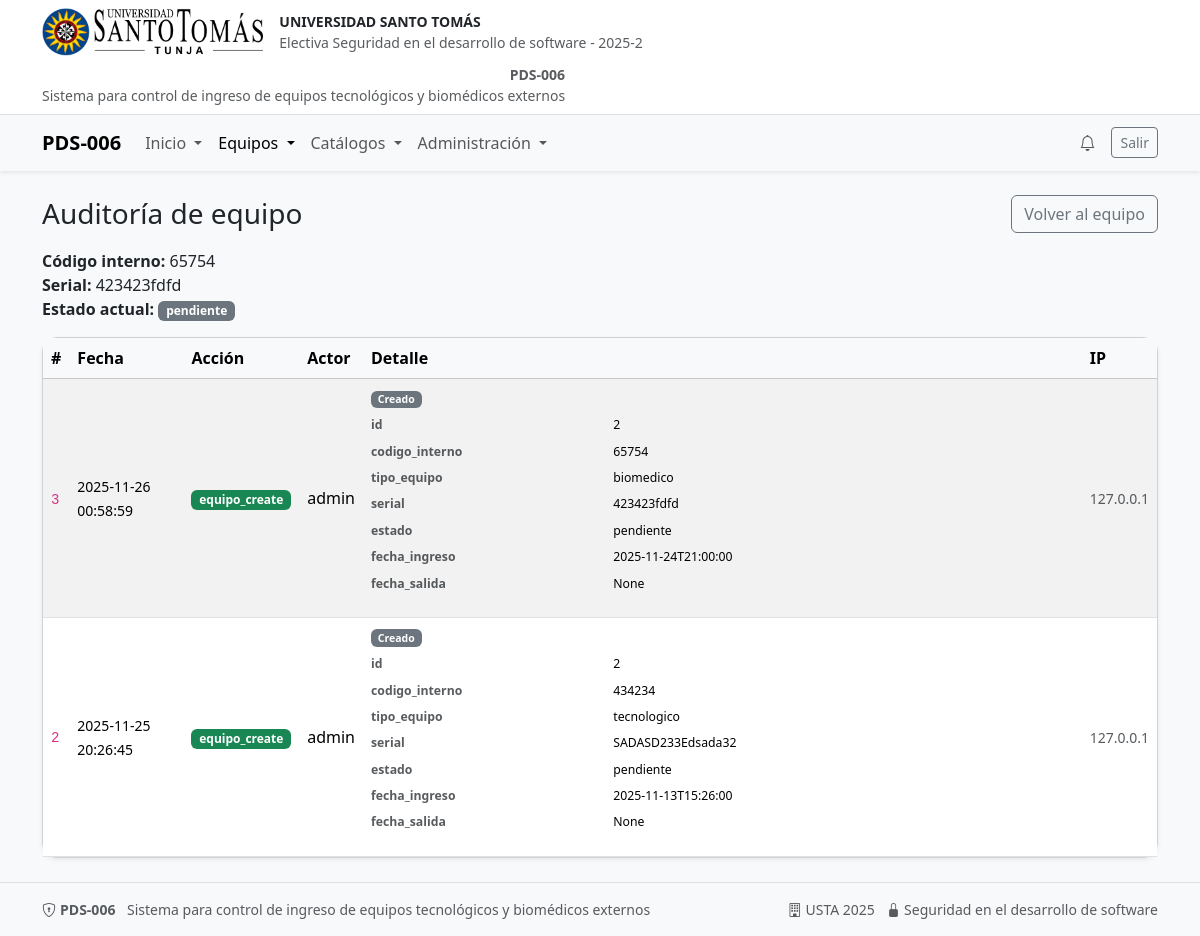
Page /equipos/2/auditoria (signed in) on the committed database.
### models.py (models this page shows, shortened)
class Base(DeclarativeBase):  # para heredar en los modelos, es decir para hacer el mapeo ORM
    pass # pass es para indicar que no hay nada más que hacer aquí, es un marcador de posición.

class Equipo(Base):
    __tablename__ = "equipos"
    __table_args__ = (
        UniqueConstraint("serial", name="uq_equipos_serial"),
        CheckConstraint(
            """
            (
                estado IN ('pendiente','en_revision')
                AND fecha_salida IS NULL
            )
            OR
            (
                estado = 'aprobado'
                AND (fecha_salida IS NULL OR fecha_ingreso <= fecha_salida)
            )
            OR
            (
                estado = 'devuelto'
                AND fecha_salida IS NOT NULL
                AND fecha_ingreso <= fecha_salida
            )
            """,
            name="ck_equipos_estado_fecha"
        ),
    )
    id: Mapped[int] = mapped_column(Integer, primary_key=True, autoincrement=True)
    codigo_interno: Mapped[str] = mapped_column(String(50), unique=True, nullable=False, index=True)
    tipo_equipo: Mapped[str] = mapped_column(
        SAEnum("tecnologico", "biomedico"),
        nullable=False,
        index=True
    )
    marca: Mapped[str | None] = mapped_column(String(100))
    modelo: Mapped[str | None] = mapped_column(String(100))
    serial: Mapped[str | None] = mapped_column(String(100), nullable=True, index=True)
    empresa_id: Mapped[int] = mapped_column(
        Integer,
        ForeignKey("empresas_externas.id", ondelete="RESTRICT"),
        nullable=False,
        index=True
    )
    responsable_id: Mapped[int] = mapped_column(
        Integer,
        ForeignKey("responsables_entrega.id", ondelete="RESTRICT"),
        nullable=False,
        index=True
    )
    fecha_ingreso: Mapped[datetime] = mapped_column(
        DateTime(timezone=False),
        server_default=func.now(),
        nullable=False
    )
    fecha_salida: Mapped[datetime | None] = mapped_column(DateTime(timezone=False))
    estado: Mapped[str] = mapped_column(
        SAEnum("pendiente", "en_revision", "aprobado", "devuelto"),
        nullable=False,
        default="pendiente",
        server_default="pendiente",
        index=True
    )
    observaciones: Mapped[str | None] = mapped_column(Text)
    autorizado_por: Mapped[int | None] = mapped_column(
        Integer,
        ForeignKey("users.id", ondelete="SET NULL"),
        nullable=True,
        index=True
    )
    autorizador = relationship("User", foreign_keys=[autorizado_por])
    empresa = relationship("EmpresaExterna", back_populates="equipos")
    responsable = relationship("ResponsableEntrega", back_populates="equipos")
    created_at: Mapped[datetime] = mapped_column(
        DateTime(timezone=False),
        server_default=func.now(),
        nullable=False
    )
    updated_at: Mapped[datetime] = mapped_column(
        DateTime(timezone=False),
        server_default=func.now(),
        onupdate=func.now(),
        nullable=False
    )

class EquipoAudit(Base):
    __tablename__ = "equipo_audit"
    id = Column(Integer, primary_key=True)
    equipo_id = Column(Integer, ForeignKey("equipos.id", ondelete="CASCADE"), nullable=False)
    actor_user_id = Column(Integer, ForeignKey("users.id", ondelete="SET NULL"), nullable=True)
    action = Column(String(50), nullable=False)
    detail = Column(Text, nullable=True)
    ip = Column(String(45), nullable=True)
    user_agent = Column(String(255), nullable=True)
    created_at = Column(DateTime(timezone=True), server_default=func.now(), nullable=False)
    equipo = relationship(
        "Equipo",
        backref=backref("audits", passive_deletes=True)
    )
    actor = relationship("User", backref="equipo_audits", foreign_keys=[actor_user_id])

class User(Base, UserMixin):
    __tablename__ = "users"
    id: Mapped[int] = mapped_column(Integer, primary_key=True, autoincrement=True)
    identificacion: Mapped[str] = mapped_column(
        String(30),
        unique=True,
        nullable=False,
        index=True
    )
    username: Mapped[str] = mapped_column(String(50), unique=True, nullable=False, index=True)
    email: Mapped[str] = mapped_column(String(120), unique=True, nullable=False, index=True)
    password_hash: Mapped[str] = mapped_column(String(255), nullable=False)
    role: Mapped[str] = mapped_column(
        Enum("admin", "usuario"),
        default="usuario",
        nullable=False
    )

### app.py (the view)
@app.route("/equipos/<int:equipo_id>/auditoria") # ---------------------------------- Vista de auditoría de un equipo específico
@login_required
@admin_required
def audit_equipo_show(equipo_id: int):
    db = SessionLocal()
    try:
        e = db.get(Equipo, equipo_id)
        if not e:
            flash("Equipo no encontrado.", "warning")
            return redirect(url_for("equipos_index"))
        page = max(1, int(request.args.get("page", 1)))
        size = min(100, max(10, int(request.args.get("size", 20))))
        qry = (db.query(EquipoAudit)
               .filter(EquipoAudit.equipo_id == equipo_id)
               .options(joinedload(EquipoAudit.actor))
               .order_by(EquipoAudit.id.desc()))
        total = qry.count()
        audits = qry.offset((page-1)*size).limit(size).all()
        return render_template("audit_equipo_list.html",
                               e=e, audits=audits, page=page, size=size, total=total)
    finally:
        db.close()

### app.py (called while the page is built)
@login_manager.user_loader # carga el usuario a partir del ID almacenado en la sesión
def load_user(user_id):
    db = SessionLocal()
    try:
        return db.get(User, int(user_id))
    finally:
        db.close()

@app.teardown_appcontext # cerrar sesión de BD al terminar request
def remove_session(exception=None):
    SessionLocal.remove()

def admin_required(view_func):
    @wraps(view_func)
    def wrapper(*args, **kwargs):
        if not current_user.is_authenticated:
            return login_manager.unauthorized()
        if getattr(current_user, "role", None) != "admin":
            flash("No tienes permisos para esta sección.", "danger")
            return redirect(url_for("dashboard"))
        return view_func(*args, **kwargs)
    return wrapper

@app.context_processor
def inject_photo_url_helpers():
    def photo_url(kind: str, obj_id: int):
        path = f"uploads/{kind}_{obj_id}.png"
        full = os.path.join(app.static_folder, path)
        if os.path.exists(full):
            return url_for('static', filename=path)
        return url_for('static', filename='img/logo.png')
    return dict(photo_url=photo_url)

### templates/audit_equipo_list.html (shortened to what this page needs)
{% extends "base.html" %}
{% block content %}
<div class="d-flex justify-content-between align-items-center mb-3">
  <h3 class="m-0">Auditoría de equipo</h3>
  <a class="btn btn-outline-secondary" href="{{ url_for('equipos_show', equipo_id=e.id) }}">Volver al equipo</a>
</div>
<div class="mb-3">
  <div><strong>Código interno:</strong> {{ e.codigo_interno }}</div>
  <div><strong>Serial:</strong> {{ e.serial or '—' }}</div>
  <div><strong>Estado actual:</strong>
    <span class="badge text-bg-secondary">{{ e.estado }}</span>
  </div>
</div>
<div class="card shadow-sm">
  <div class="card-body p-0">
    <div class="table-responsive">
      <table class="table table-striped align-middle m-0">
        <thead class="table-light">
          <tr>
            <th>#</th>
            <th>Fecha</th>
            <th>Acción</th>
            <th>Actor</th>
            <th>Detalle</th>
            <th>IP</th>
          </tr>
        </thead>
        <tbody>
          {% for a in audits %}
          <tr>
            <td><code class="user-select-all">{{ a.id }}</code></td>
            <td><small>{{ a.created_at.strftime('%Y-%m-%d %H:%M:%S') }}</small></td>
            {% set badge_class = 'text-bg-secondary' %}
            {% if a.action == 'equipo_create' %}
              {% set badge_class = 'text-bg-success' %}
            {% elif a.action == 'equipo_update' %}
              {% set badge_class = 'text-bg-warning' %}
            {% elif a.action == 'equipo_delete' %}
              {% set badge_class = 'text-bg-danger' %}
            {% endif %}
            <td><span class="badge {{ badge_class }}">{{ a.action }}</span></td>
            <td>{{ a.actor.username if a.actor and a.actor.username else '—' }}</td>
            <td class="small">{{ a.detail|render_audit_detail }}</td>
            <td>
              <small class="text-muted" title="{{ a.user_agent or '' }}">
                {{ a.ip or '—' }}
              </small>
            </td>
          </tr>
          {% else %}
          <tr>
            <td colspan="6" class="text-center py-4 text-muted">Sin eventos registrados.</td>
          </tr>
          {% endfor %}
        </tbody>
      </table>
    </div>
  </div>
</div>
{% endblock %}

### static/css/custom.css (style rules this page uses)
.card { border-radius: 1rem; }

### rows in the picture
Equipo: codigo_interno "65754", serial "423423fdfd", estado "pendiente"
EquipoAudit: id "3", created_at "2025-11-26 00:58:59", action "equipo_create", actor "admin", detail|render_audit_detail "Creado id 2 codigo_interno 65754 tipo_equipo biomedico serial 423423fdfd estado pendiente fecha_ingreso 2025-11-24T21:00:00 fecha_salida None", ip "127.0.0.1"
EquipoAudit: id "2", created_at "2025-11-25 20:26:45", action "equipo_create", actor "admin", detail|render_audit_detail "Creado id 2 codigo_interno 434234 tipo_equipo tecnologico serial SADASD233Edsada32 estado pendiente fecha_ingreso 2025-11-13T15:26:00 fecha_salida None", ip "127.0.0.1"
